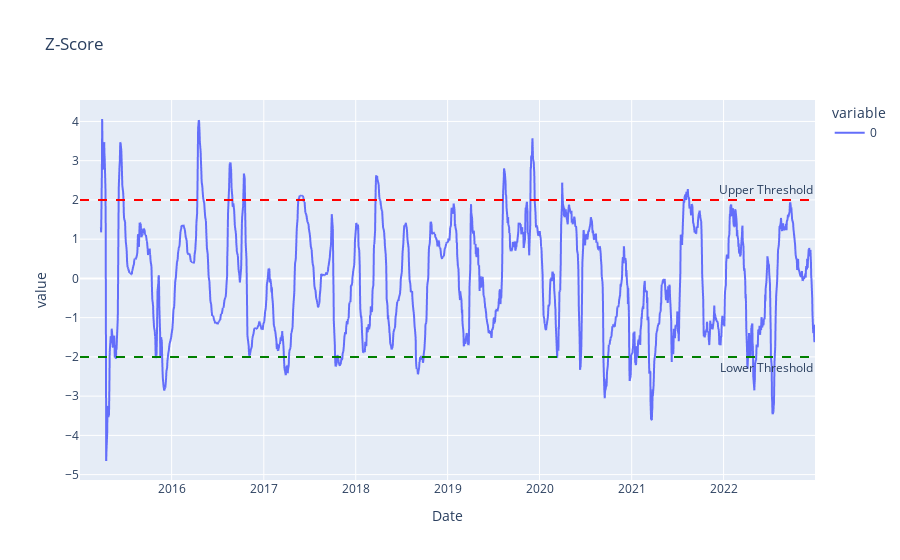

Source (notebook cell):
### Code cell
z_score = (rolling_residuals - rolling_residuals.rolling(lookback).mean())/rolling_residuals.rolling(lookback).std()
fig = px.line(z_score, title = "Z-Score")
fig.add_hline(y=k, line_dash="dash", line_color="red", annotation_text="Upper Threshold", annotation_position="top right")
fig.add_hline(y=-k, line_dash="dash", line_color="green", annotation_text="Lower Threshold", annotation_position="bottom right")
fig.show()

### Figure 1 — Plotly figure (JSON) as saved in the notebook; plotly's stock layout.template omitted (floating-point values rounded to 4 significant figures; data arrays with more than 128 entries replaced by an {"elided": "..."} marker saying what was removed)
{"data": [{"hovertemplate": "variable=0<br>Date=%{x}<br>value=%{y}<extra></extra>", "legendgroup": "0", "line": {"color": "#636efa", "dash": "solid"}, "marker": {"symbol": "circle"}, "mode": "lines", "name": "0", "showlegend": true, "type": "scattergl", "x": {"elided": "1994 str values"}, "xaxis": "x", "y": {"elided": "1994 float values"}, "yaxis": "y"}], "layout": {"annotations": [{"showarrow": false, "text": "Upper Threshold", "x": 1, "xanchor": "right", "xref": "x domain", "y": 2, "yanchor": "bottom", "yref": "y"}, {"showarrow": false, "text": "Lower Threshold", "x": 1, "xanchor": "right", "xref": "x domain", "y": -2, "yanchor": "top", "yref": "y"}], "legend": {"title": {"text": "variable"}, "tracegroupgap": 0}, "shapes": [{"line": {"color": "red", "dash": "dash"}, "type": "line", "x0": 0, "x1": 1, "xref": "x domain", "y0": 2, "y1": 2, "yref": "y"}, {"line": {"color": "green", "dash": "dash"}, "type": "line", "x0": 0, "x1": 1, "xref": "x domain", "y0": -2, "y1": -2, "yref": "y"}], "title": {"text": "Z-Score"}, "xaxis": {"anchor": "y", "domain": [0, 1], "title": {"text": "Date"}}, "yaxis": {"anchor": "x", "domain": [0, 1], "title": {"text": "value"}}}}
